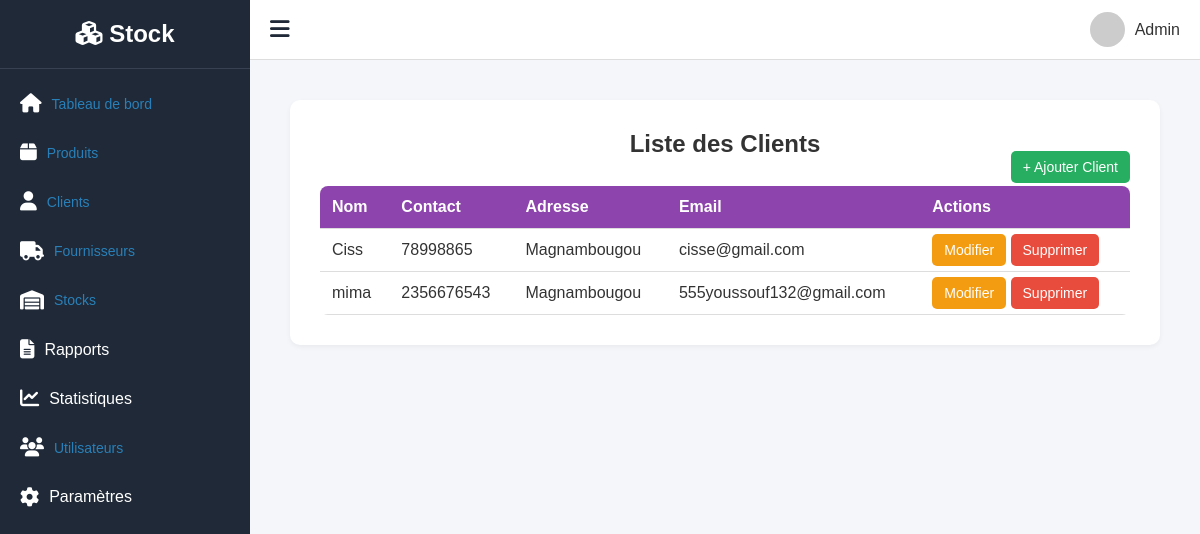
/clients/liste_clients/, run on an earlier commit of the app's database.
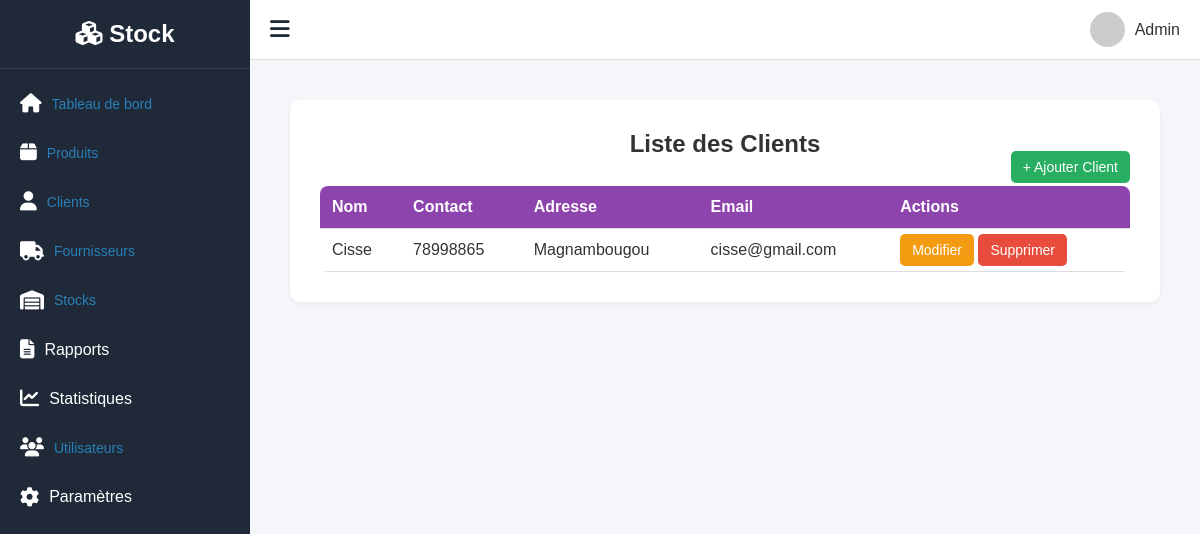
And on a later commit of the database.
### client/models.py (models this page shows, shortened)
class Client(models.Model):
    nom = models.CharField(max_length=150)
    contact = models.CharField(max_length=100, blank=True, null=True)
    adresse = models.TextField(blank=True, null=True)
    email = models.EmailField(blank=True, null=True)

### client/views.py (the view)
# urls.py: path('liste_clients/', views.liste_clients, name='liste_clients'),
def liste_clients(request):
    clients = Client.objects.all()
    return render(request, 'clients/liste_clients.html', {'clients': clients})

### templates/clients/liste_clients.html
{% extends 'gesstock/base.html' %}
{% block content %}
  <div class="container">
    <h2>Liste des Clients</h2>
    <div class="top-buttons">
      <a href="{% url 'ajouter_client' %}" class="btn btn-add">+ Ajouter Client</a>
    </div>
    <table class="table">
      <tr>
        <th>Nom</th>
        <th>Contact</th>
        <th>Adresse</th>
        <th>Email</th>
        <th>Actions</th>
      </tr>
      {% for client in clients %}
        <tr>
          <td>{{ client.nom }}</td>
          <td>{{ client.contact }}</td>
          <td>{{ client.adresse }}</td>
          <td>{{ client.email }}</td>
          <td>
            <a class="btn btn-edit" href="{% url 'modifier_client' client.id %}">Modifier</a>
            <a class="btn btn-delete" href="{% url 'supprimer_client' client.id %}">Supprimer</a>
          </td>
        </tr>
      {% empty %}
        <tr>
          <td colspan="5">Aucun client trouvé</td>
        </tr>
      {% endfor %}
    </table>
  </div>
{% endblock %}

What changed in the data, as far as the page shows it:
removed Client: nom "mima", contact "2356676543", adresse "Magnambougou", email "555youssouf132@gmail.com"
changed Client "Magnambougou": nom "Ciss" → "Cisse"
